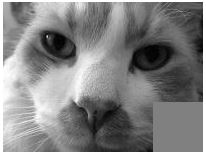
#> input picture images/gray_quare_cat.JPG, 206 x 155 px
$ jupyter execute lesson7_labs.ipynb
#> lines starting #> are read from the running program, lines starting #| are printed output that depends on the picture
# שיעור 7: סקריפט מעשי ומעבדה אינטראקטיבית

[](https://colab.research.google.com/github/alonitzkovitch/python_course_book/blob/main/lesson7/2_script.ipynb)
[](https://kaggle.com/kernels/welcome?src=https://raw.githubusercontent.com/alonitzkovitch/python_course_book/main/lesson7/2_script.ipynb)

> **מחברת אינטראקטיבית (Jupyter Notebook):**
> ניתן להריץ את כל תאי הקוד ישירות בדפדפן דרך Google Colab או Kaggle בלחיצה על הכפתורים שלמעלה, או בסביבת Jupyter מקומית.

## 1. טעינת תמונה ובדיקת מימדים ב-PIL

[cell 1]
import os
from PIL import Image

# איתור מיקום התמונה
img_path = "../images/gray_quare_cat.JPG"
if not os.path.exists(img_path):
    img_path = "images/gray_quare_cat.JPG"
if not os.path.exists(img_path):
    import urllib.request
    url = "https://raw.githubusercontent.com/alonitzkovitch/python_course_book/main/images/gray_quare_cat.JPG"
    urllib.request.urlretrieve(url, "cat.jpg")
    img_path = "cat.jpg"

im = Image.open(img_path).convert('L')
w, h = im.size
#> w = 206; h = 155
print(f"התמונה נטענה בהצלחה: רוחב={w}, גובה={h} פיקסלים")
#| התמונה נטענה בהצלחה: רוחב=206, גובה=155 פיקסלים

## 2. אלגוריתם היפוך תמונה אנכי (Upside Down)

[cell 2]
im_inverted = Image.new('L', (w, h), 255)
#> im_inverted: PIL image 206x155 L; every value is 255
orig_mat = im.load()
new_mat = im_inverted.load()

for x in range(w):
    for y in range(h):
        new_mat[x, y] = orig_mat[x, h - 1 - y]

print("התמונה נהפכה אנכית בהצלחה!")
# להצגה ב-Jupyter:
im_inverted
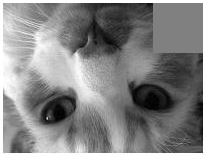
#> Out: PIL image 206x155 L; min 0, max 255, mean 131.3

## 3. אפקט תשליל (Negative)

[cell 3]
im_neg = Image.new('L', (w, h), 255)
neg_mat = im_neg.load()

for x in range(w):
    for y in range(h):
        neg_mat[x, y] = 255 - orig_mat[x, y]

print("תשליל הושלם!")
im_neg
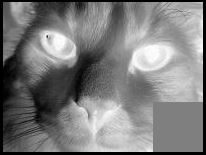
#> Out: PIL image 206x155 L; min 0, max 255, mean 123.7

$ run again, with images/Data Center - Stock image.jpg copied over images/gray_quare_cat.JPG
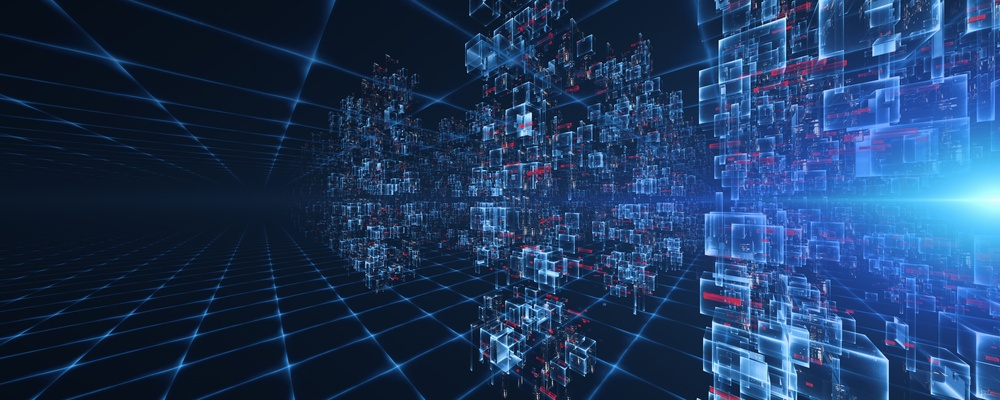
#> input picture images/Data Center - Stock image.jpg, 1000 x 400 px, shrunk from 2738 x 1095 before the run
#> `im = Image.open(img_path).convert('L')`:
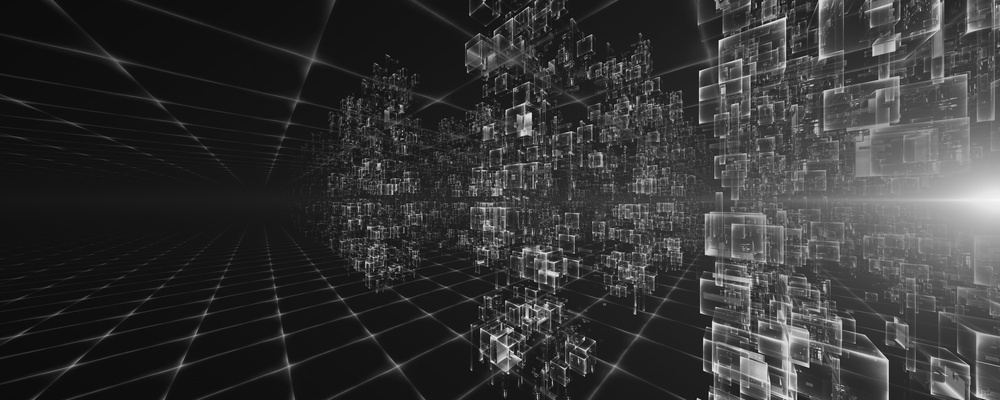
#> im: PIL image 1000x400 L; min 8, max 246, mean 53
#| התמונה נטענה בהצלחה: רוחב=1000, גובה=400 פיקסלים
#> im_inverted: PIL image 1000x400 L; every value is 255
#> `im_neg`:
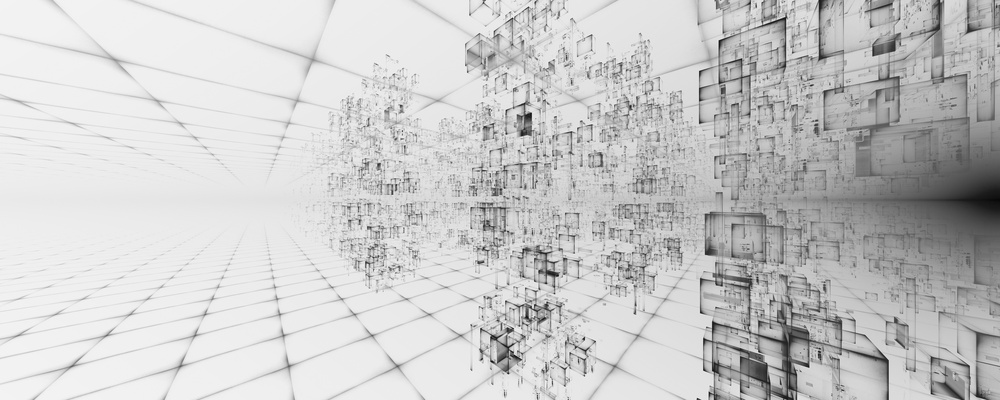
#> Out: PIL image 1000x400 L; min 9, max 247, mean 202
